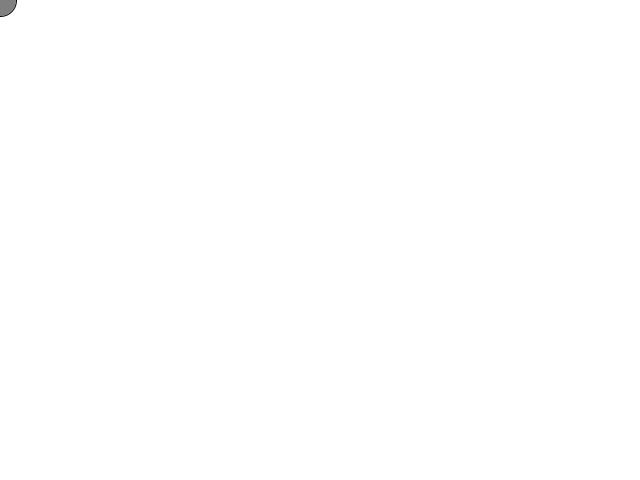
Frame 1 (no input)
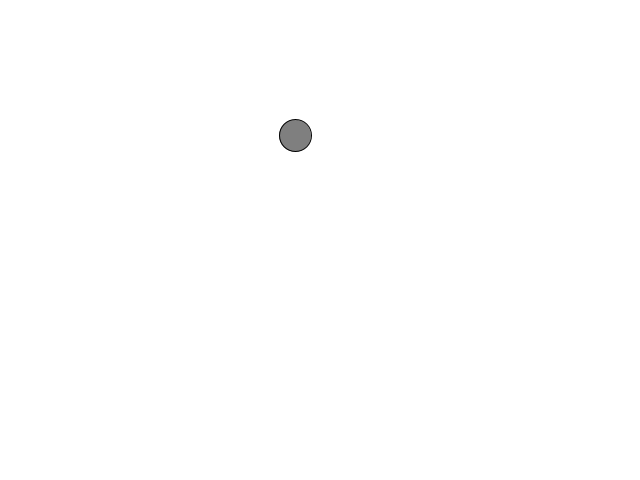
Frame 60 (the mouse pressed at the canvas centre just before this capture)
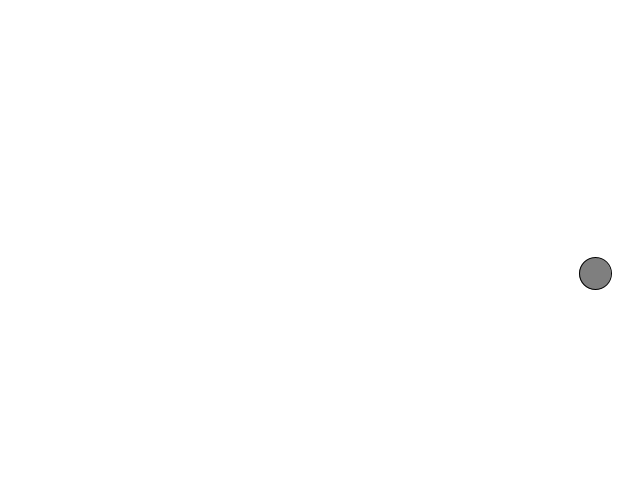
Frame 120 (the mouse held since frame 60 and released just before this capture)

The Processing sketch that drew these frames (run headless with seeded random() and noise(); from frame 60 on, the mouse is pressed at the canvas centre):

// Processing sketch: bouncing_ball_object
// ── bouncing_ball_object.pde
Ball b;

void setup(){
  b = new Ball();
  size(640, 480);
}

void draw(){
  background(255);
  b.display();
  b.update();
  b.checkEdges();
}
// ── Ball.pde
class Ball {
  float x = 0;
  float y = 0;
  float xspeed = 5;
  float yspeed = 2.3;
  
  void display(){
    stroke(0);
    fill(127);
    ellipse(x, y, 32, 32);
  }
  
  void update(){
    x = x + xspeed;
    y = y + yspeed;
  }
  
  void checkEdges(){
    if(x > width || x < 0){
      xspeed = xspeed * -1;
    }
    if(y > height || y < 0){
      yspeed = yspeed * -1;
    }
  }
}
